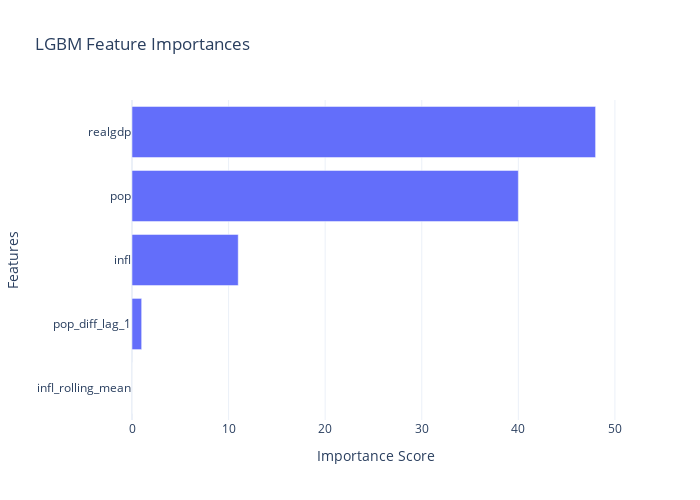

Write notebook code for a chart like this one.
### Markdown cell above
Feature importance plot for the LGBM model

### Code cell
lgb_importances = lgb_model.feature_importances_
feature_names = X_full.columns

importance_df = pd.DataFrame({
    'Feature': feature_names,
    'Importance': lgb_importances
}).sort_values(by='Importance', ascending=True)

fig = px.bar(
    importance_df,
    x='Importance',
    y='Feature',
    orientation='h',
    title='LGBM Feature Importances',
    labels={'Importance': 'Importance Score'},
    template='plotly_white'
)

fig.update_layout(
    width=700,
    height=500,
    yaxis_title="Features",
    xaxis_title="Importance Score"
)

fig.show()

### Figure 1 — Plotly figure (JSON) as saved in the notebook; plotly's stock layout.template omitted (floating-point values rounded to 4 significant figures)
{"data": [{"alignmentgroup": "True", "hovertemplate": "Importance Score=%{x}<br>Feature=%{y}<extra></extra>", "legendgroup": "", "marker": {"color": "#636efa", "pattern": {"shape": ""}}, "name": "", "offsetgroup": "", "orientation": "h", "showlegend": false, "textposition": "auto", "type": "bar", "x": [0, 1, 11, 40, 48], "xaxis": "x", "y": ["infl_rolling_mean", "pop_diff_lag_1", "infl", "pop", "realgdp"], "yaxis": "y"}], "layout": {"barmode": "relative", "height": 500, "legend": {"tracegroupgap": 0}, "title": {"text": "LGBM Feature Importances"}, "width": 700, "xaxis": {"anchor": "y", "domain": [0, 1], "title": {"text": "Importance Score"}}, "yaxis": {"anchor": "x", "domain": [0, 1], "title": {"text": "Features"}}}}
